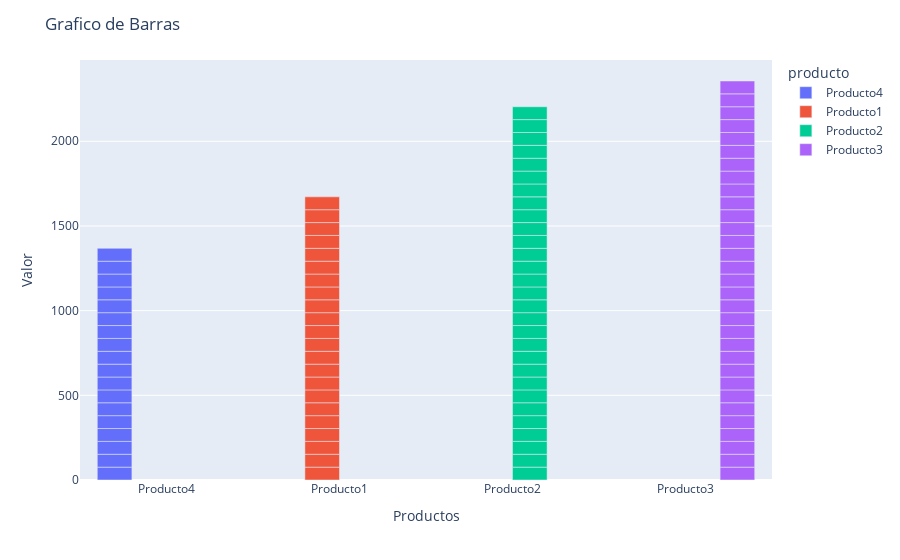

Notebook code cell kept with this figure:
### Code cell
import plotly.express as px
import numpy as np
import pandas as pd

df_ejemplo=pd.DataFrame({
    'producto':np.random.choice(['Producto1','Producto2','Producto3','Producto4'], size=100),
    'valor':np.random.randint(100)
})

df_ejemplo

fig=px.bar(df_ejemplo,x='producto',y='valor',barmode='group', color='producto')
fig.update_layout(title='Grafico de Barras', xaxis_title='Productos',yaxis_title='Valor')
fig.show()

### Figure 1 — Plotly figure (JSON) as saved in the notebook; plotly's stock layout.template omitted (floating-point values rounded to 4 significant figures)
{"data": [{"alignmentgroup": "True", "hovertemplate": "producto=%{x}<br>valor=%{y}<extra></extra>", "legendgroup": "Producto4", "marker": {"color": "#636efa", "pattern": {"shape": ""}}, "name": "Producto4", "offsetgroup": "Producto4", "orientation": "v", "showlegend": true, "textposition": "auto", "type": "bar", "x": ["Producto4", "Producto4", "Producto4", "Producto4", "Producto4", "Producto4", "Producto4", "Producto4", "Producto4", "Producto4", "Producto4", "Producto4", "Producto4", "Producto4", "Producto4", "Producto4", "Producto4", "Producto4"], "xaxis": "x", "y": [76, 76, 76, 76, 76, 76, 76, 76, 76, 76, 76, 76, 76, 76, 76, 76, 76, 76], "yaxis": "y"}, {"alignmentgroup": "True", "hovertemplate": "producto=%{x}<br>valor=%{y}<extra></extra>", "legendgroup": "Producto1", "marker": {"color": "#EF553B", "pattern": {"shape": ""}}, "name": "Producto1", "offsetgroup": "Producto1", "orientation": "v", "showlegend": true, "textposition": "auto", "type": "bar", "x": ["Producto1", "Producto1", "Producto1", "Producto1", "Producto1", "Producto1", "Producto1", "Producto1", "Producto1", "Producto1", "Producto1", "Producto1", "Producto1", "Producto1", "Producto1", "Producto1", "Producto1", "Producto1", "Producto1", "Producto1", "Producto1", "Producto1"], "xaxis": "x", "y": [76, 76, 76, 76, 76, 76, 76, 76, 76, 76, 76, 76, 76, 76, 76, 76, 76, 76, 76, 76, 76, 76], "yaxis": "y"}, {"alignmentgroup": "True", "hovertemplate": "producto=%{x}<br>valor=%{y}<extra></extra>", "legendgroup": "Producto2", "marker": {"color": "#00cc96", "pattern": {"shape": ""}}, "name": "Producto2", "offsetgroup": "Producto2", "orientation": "v", "showlegend": true, "textposition": "auto", "type": "bar", "x": ["Producto2", "Producto2", "Producto2", "Producto2", "Producto2", "Producto2", "Producto2", "Producto2", "Producto2", "Producto2", "Producto2", "Producto2", "Producto2", "Producto2", "Producto2", "Producto2", "Producto2", "Producto2", "Producto2", "Producto2", "Producto2", "Producto2", "Producto2", "Producto2", "Producto2", "Producto2", "Producto2", "Producto2", "Producto2"], "xaxis": "x", "y": [76, 76, 76, 76, 76, 76, 76, 76, 76, 76, 76, 76, 76, 76, 76, 76, 76, 76, 76, 76, 76, 76, 76, 76, 76, 76, 76, 76, 76], "yaxis": "y"}, {"alignmentgroup": "True", "hovertemplate": "producto=%{x}<br>valor=%{y}<extra></extra>", "legendgroup": "Producto3", "marker": {"color": "#ab63fa", "pattern": {"shape": ""}}, "name": "Producto3", "offsetgroup": "Producto3", "orientation": "v", "showlegend": true, "textposition": "auto", "type": "bar", "x": ["Producto3", "Producto3", "Producto3", "Producto3", "Producto3", "Producto3", "Producto3", "Producto3", "Producto3", "Producto3", "Producto3", "Producto3", "Producto3", "Producto3", "Producto3", "Producto3", "Producto3", "Producto3", "Producto3", "Producto3", "Producto3", "Producto3", "Producto3", "Producto3", "Producto3", "Producto3", "Producto3", "Producto3", "Producto3", "Producto3", "Producto3"], "xaxis": "x", "y": [76, 76, 76, 76, 76, 76, 76, 76, 76, 76, 76, 76, 76, 76, 76, 76, 76, 76, 76, 76, 76, 76, 76, 76, 76, 76, 76, 76, 76, 76, 76], "yaxis": "y"}], "layout": {"barmode": "group", "legend": {"title": {"text": "producto"}, "tracegroupgap": 0}, "margin": {"t": 60}, "title": {"text": "Grafico de Barras"}, "xaxis": {"anchor": "y", "categoryarray": ["Producto4", "Producto1", "Producto2", "Producto3"], "categoryorder": "array", "domain": [0, 1], "title": {"text": "Productos"}}, "yaxis": {"anchor": "x", "domain": [0, 1], "title": {"text": "Valor"}}}}
